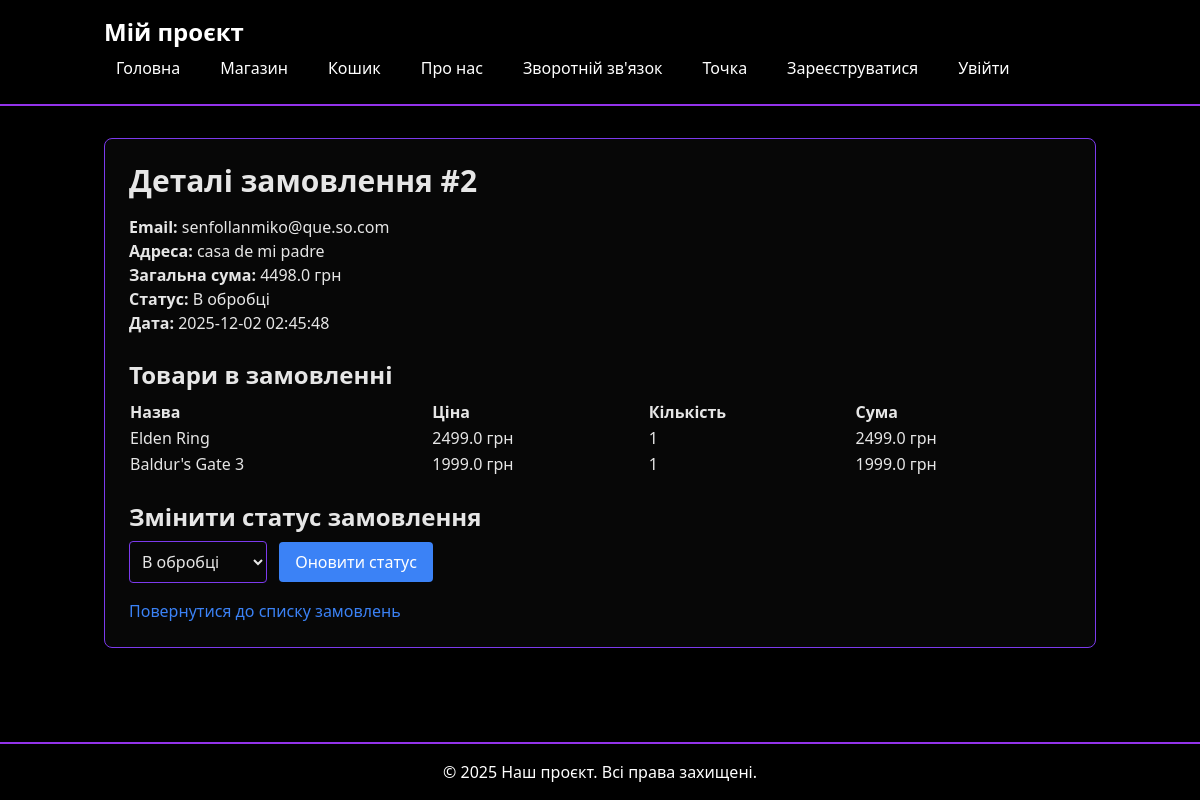
/admin/order/2, run on the app's committed database.
### tables this page shows
CREATE TABLE orders (id INTEGER PRIMARY KEY AUTOINCREMENT, email TEXT, address TEXT, total_price REAL, status TEXT, date TEXT);

CREATE TABLE order_items (id INTEGER PRIMARY KEY AUTOINCREMENT, order_id INTEGER, product_id INTEGER, quantity INTEGER, FOREIGN KEY (order_id) REFERENCES orders (id), FOREIGN KEY (product_id) REFERENCES products (id));

CREATE TABLE products (id INTEGER PRIMARY KEY AUTOINCREMENT, name TEXT, price REAL, image TEXT);

### routes/admin.py (the view)
@admin_bp.route('/admin/order/<int:order_id>')
def order_details(order_id):
    order, items = get_order_details(order_id)
    return render_template('order_details.html', order=order, items=items)

### models.py (called while the page is built)
def get_db_connection() -> sqlite3.Connection:
    db_path = os.path.join(os.path.dirname(__file__), 'db.sqlite')
    conn = sqlite3.connect(db_path)
    conn.row_factory = sqlite3.Row
    return conn

def get_order_details(order_id: int) -> Tuple[Optional[Any], List[Any]]:
    conn = get_db_connection()
    order = conn.execute('SELECT * FROM orders WHERE id = ?', (order_id,)).fetchone()
    items = conn.execute('SELECT oi.quantity, p.name, p.price FROM order_items oi JOIN products p ON oi.product_id = p.id WHERE oi.order_id = ?', (order_id,)).fetchall()
    conn.close()
    return order, items

### templates/order_details.html (shortened to what this page needs)
{% extends "base.html" %}
{% block content %}
<h1 class="text-3xl font-bold mb-4">Деталі замовлення #{{ order['id'] }}</h1>
<p><strong>Email:</strong> {{ order['email'] }}</p>
<p><strong>Адреса:</strong> {{ order['address'] }}</p>
<p><strong>Загальна сума:</strong> {{ order['total_price'] }} грн</p>
<p><strong>Статус:</strong> {{ order['status'] }}</p>
<p><strong>Дата:</strong> {{ order['date'] }}</p>
<h2 class="text-2xl font-bold mt-6 mb-2">Товари в замовленні</h2>
<table class="w-full mb-6">
    <thead>
        <tr>
            <th class="text-left">Назва</th>
            <th class="text-left">Ціна</th>
            <th class="text-left">Кількість</th>
            <th class="text-left">Сума</th>
        </tr>
    </thead>
    <tbody>
        {% for item in items %}
        <tr>
            <td>{{ item['name'] }}</td>
            <td>{{ item['price'] }} грн</td>
            <td>{{ item['quantity'] }}</td>
            <td>{{ item['price'] * item['quantity'] }} грн</td>
        </tr>
        {% endfor %}
    </tbody>
</table>
<h2 class="text-2xl font-bold mb-2">Змінити статус замовлення</h2>
<form action="{{ url_for('admin.update_order', order_id=order['id']) }}" method="post" class="mb-4">
    <select name="status" class="p-2 border rounded mr-2">
        <option value="В обробці" {% if order['status'] == 'В обробці' %}selected{% endif %}>В обробці</option>
    </select>
    <button type="submit" class="bg-blue-500 text-white px-4 py-2 rounded hover:bg-blue-600">Оновити статус</button>
</form>
<a href="{{ url_for('admin.admin') }}" class="text-blue-500 hover:underline">Повернутися до списку замовлень</a>
{% endblock %}

### templates/base.html (style rules this page uses)
body { background-color: #000000; color: #e6e6e6; }
.border { border-color: #7c3aed !important; }
input, textarea, select { border-color: #7c3aed; background-color: #070707; color: #e6e6e6; }

### data on the page
orders: id "2", email "senfollanmiko@que.so.com", address "casa de mi padre", total_price "4498.0", status "В обробці", date "2025-12-02 02:45:48"
order_items: name "Elden Ring", price "2499.0", quantity "1", item['price']*item['quantity'] "2499.0"
order_items: name "Baldur's Gate 3", price "1999.0", quantity "1", item['price']*item['quantity'] "1999.0"
